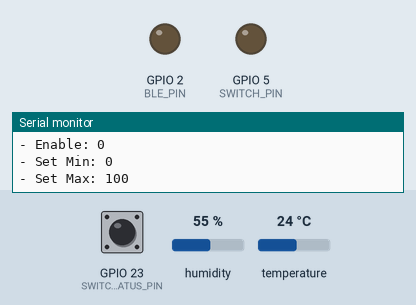
Recording of a program running on a simulated ESP32. Shown: output pins drawn as LEDs (lit = HIGH), the last lines printed to the serial monitor. The inputs (shaded band) are chosen by the test bench; at power-on: GPIO 23 (SWITCH_STATUS_PIN) HIGH, humidity 55 %, temperature 24 °C. EEPROM starts erased; nothing arrives over Bluetooth unless stated; a phone connects over Bluetooth LE 3 s after start.

Above: at 1.1 s.
At 4.1 s:
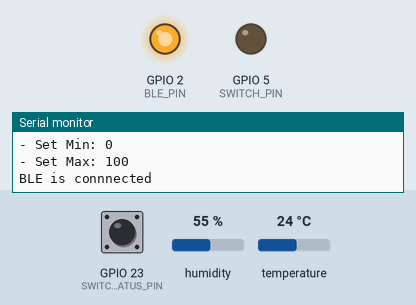
Timing chart, 0 to 5.6 s (numbered marks = the images above):
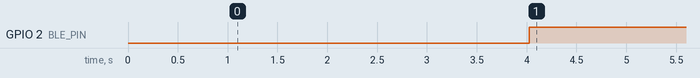

Measured:
- by itself, GPIO 2 (BLE_PIN): LOW → HIGH at 4.0 s

The program:

main.cpp
```cpp
/*
    Smart Control
    Author: Supachai Chaimangua (Tor)
    UpdatedDate: 2018-11-11T23:00:00+07:00
    CreatedDate: 2018-11-11T23:00:00+07:00

    Comment:

    Based on Neil Kolban example for IDF: https://github.com/nkolban/esp32-snippets/blob/master/cpp_utils/tests/BLE%20Tests/SampleServer.cpp
    Ported to Arduino ESP32 by Evandro Copercini
*/

#include <Arduino.h>
#include <ArduinoJson.h>

#include <BLEDevice.h>
#include <BLEUtils.h>
#include <BLEServer.h>
#include <BLE2902.h>
#include <nvs.h>
#include <nvs_flash.h>
#include <Preferences.h>
#include "FS.h"
#include <Adafruit_Sensor.h>
#include "DHT.h"

#define BLE_PIN 2
#define SWITCH_PIN 5
#define TEMPERATURE_PIN 18
#define SWITCH_STATUS_PIN 23
#define SERVICE_UUID        "4fafc201-1fb5-459e-8fcc-c5c9c331914b"
#define CHARACTERISTIC_UUID "beb5483e-36e1-4688-b7f5-ea07361b26a8"
#define DHTTYPE DHT11
#define DATA_SIZE 5

String INPUT_JSON = "";
std::string END_JSON = "}";

Preferences preferences;

BLEServer *pServer;
BLEService *pService;
BLECharacteristic *pCharacteristic;

bool bleConnected = false;
bool oldBleConnected = false;

uint8_t temperature = 0;
uint8_t status = 0;
uint8_t set_enable = 0;
uint8_t set_min = 0;
uint8_t set_max = 0;
uint8_t data[DATA_SIZE];
uint8_t check_enable = 1;
int delay_count = 0;
int max = 500;

DHT dht(TEMPERATURE_PIN, DHTTYPE);

class MyServerCallbacks: public BLEServerCallbacks {
    void onConnect(BLEServer* pServer) {
      Serial.println("BLE is connnected");
      bleConnected = true;
      digitalWrite(BLE_PIN, HIGH);
    };

    void onDisconnect(BLEServer* pServer) {
       digitalWrite(BLE_PIN, LOW);
       bleConnected = false;
      Serial.println("BLE is disconnnected");
    }
};

class MyCallbacks: public BLECharacteristicCallbacks {
  void onRead(BLECharacteristic *pCharacteristic){
    Serial.println("====== onRead");
  }
  void onWrite(BLECharacteristic *pCharacteristic) {
    std::string value = pCharacteristic->getValue();
    pCharacteristic->setValue("OK");
    // Serial.println("====== value: " + String(value.c_str()));
    DynamicJsonBuffer jsonBuffer;
    INPUT_JSON = INPUT_JSON + String(value.c_str());
    // Serial.println("====== json: " + INPUT_JSON);
    if (value.find(END_JSON) != std::string::npos) {
      Serial.println("=== Temperature Configruation");
      JsonObject& root = jsonBuffer.parseObject(INPUT_JSON);

      char enable_char[20];
      char min_char[20];
      char max_char[20];

      char switch_char[20];

      strcpy(enable_char, root["enable"].as<String>().c_str());
      preferences.putString("ENABLE", enable_char);
      set_enable = (uint8_t) atoi(enable_char);
      Serial.println("- Enable: " + String(set_enable));

      strcpy(min_char, root["min"].as<String>().c_str());
      preferences.putString("MIN", min_char);
      set_min = (uint8_t) atoi(min_char);
      Serial.println("- Min: " + String(set_min));

      strcpy(max_char, root["max"].as<String>().c_str());
      preferences.putString("MAX", max_char);
      set_max = (uint8_t) atoi(max_char);
      Serial.println("- Max: " + String(set_max));

      strcpy(switch_char, root["switch"].as<String>().c_str());
      uint8_t switch_int = (uint8_t) atoi(switch_char);
      Serial.println("- Switch: " + String(switch_int));
      digitalWrite(SWITCH_PIN, switch_int);

      INPUT_JSON = "";
    }
  }
};
void setBle() {
  Serial.println("Set up Bluetooth...");
  BLEDevice::init("IoTBB-SmartControl");
  pServer = BLEDevice::createServer();

  pService = pServer->createService(SERVICE_UUID);

  pCharacteristic = pService->createCharacteristic(
                                         CHARACTERISTIC_UUID,
                                         BLECharacteristic::PROPERTY_READ |
                                         BLECharacteristic::PROPERTY_WRITE |
                                         BLECharacteristic::PROPERTY_NOTIFY |
                                         BLECharacteristic::PROPERTY_INDICATE
                                       );
  pCharacteristic->addDescriptor(new BLE2902());
  pServer->setCallbacks(new MyServerCallbacks());
  pCharacteristic->setCallbacks(new MyCallbacks());

  pCharacteristic->setValue("IoTBB-SmartControl");
  pService->start();

  BLEAdvertising *pAdvertising = pServer->getAdvertising();
  pAdvertising->start();
}

void setup() {
  Serial.begin(115200);
  delay(1000);
  Serial.println("Start Smart Control...");
  pinMode(BLE_PIN, OUTPUT); // Blue tooth
  pinMode(SWITCH_PIN, OUTPUT); // Switch
  pinMode(TEMPERATURE_PIN, INPUT); // Temperature
  pinMode(SWITCH_STATUS_PIN, INPUT); // Switch status

  preferences.begin("my-app", false);
  char set_enable_char[1];
  char set_min_char[20];
  char set_max_char[20];
  preferences.getString("ENABLE", set_enable_char, 1);
  preferences.getString("MIN", set_min_char, 20);
  preferences.getString("MAX", set_max_char, 20);
  if (set_enable_char[0] != 0) {
    set_enable = (uint8_t)atoi(set_enable_char);
  } else {
    set_enable_char[0] = '0';
    preferences.putString("ENABLE", set_enable_char);
  }

  if (set_min_char[0] != 0) {
    set_min = (uint8_t)atoi(set_min_char);
  } else {
    set_min_char[0] = '0';
    preferences.putString("MIN", set_min_char);
  }

  if (set_max_char[0] != 0) {
    set_max = (uint8_t)atoi(set_max_char);
  } else {
    set_max_char[0] = '1';
    set_max_char[1] = '0';
    set_max_char[2] = '0';
    preferences.putString("MAX", set_max_char);
  }
  temperature = dht.readTemperature();
  setBle();
  Serial.print("- Enable: ");
  Serial.println(set_enable_char[0]);
  Serial.print("- Set Min: ");
  Serial.println(set_min_char);
  Serial.print("- Set Max: ");
  Serial.println(set_max_char);
}

void loop() {
  // Serial.println("=== enabled" + String(set_enable));
  if (set_enable == check_enable) {
    // Serial.println("=== enabled");
    if (set_min > temperature) {
      digitalWrite(SWITCH_PIN, HIGH);
    } else if (set_max < temperature) {
      digitalWrite(SWITCH_PIN, LOW);
    }
  }
  // notify changed value
  if (bleConnected && delay_count == 100) {
    temperature = dht.readTemperature();
    status = digitalRead(SWITCH_STATUS_PIN);
    // Serial.println();
    data[0] = set_enable;
    data[1] = set_min;
    data[2] = set_max;
    data[3] = temperature;
    data[4] = status;
    // Serial.println("===========");
    // Serial.println(set_enable);
    // Serial.println(set_min);
    // Serial.println(set_max);
    // Serial.println(temperature);
    // Serial.println(status);
    pCharacteristic->setValue(data, DATA_SIZE);
    pCharacteristic->notify();
  }
  if (delay_count > max) {
      delay_count = 0;
  }
  // disconnecting
  if (!bleConnected && oldBleConnected) {
    // Serial.println(status);
    // Serial.println(temperature);
    // Serial.println(set_value);eConnected) {
      delay(500); // give the bluetooth stack the chance to get things ready
      pServer->startAdvertising(); // restart advertising
      Serial.println("Start advertising");
      oldBleConnected = bleConnected;
  }
  // connecting
  if (bleConnected && !oldBleConnected) {
      // do stuff here on connecting
      oldBleConnected = bleConnected;
  }
  delay(10);
  delay_count++;
}
```
